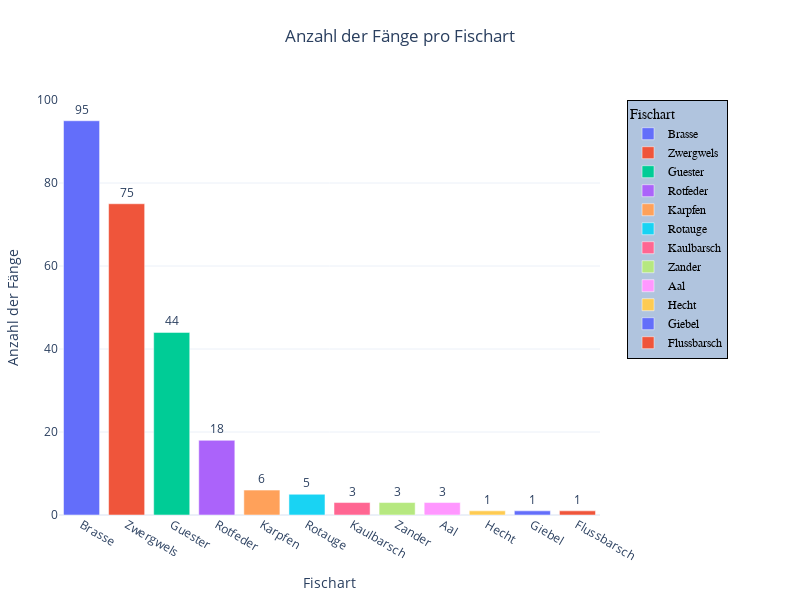

The notebook cell this image was saved under:
### Markdown cell above
## Wie viele Fische wurden pro Art gefangen?

### Code cell
type_counts_df = df['type'].value_counts().reset_index()
type_counts_df.columns = ['type', 'anzahl_fänge']


fig = px.bar(
    type_counts_df,
    x='type',
    y='anzahl_fänge',
    color='type',  
    title='Anzahl der Fänge pro Fischart',
    labels={
        'type': 'Fischart',
        'anzahl_fänge': 'Anzahl der Fänge'
    },
    text='anzahl_fänge'  
)

fig.update_layout(
    xaxis_title='Fischart',
    yaxis_title='Anzahl der Fänge',
    legend_title='Fischart',
    template='plotly_white', 
    title={
        'text': "Anzahl der Fänge pro Fischart",
        'y':0.95,
        'x':0.5,
        'xanchor': 'center',
        'yanchor': 'top'
    },
    width=800,
    height=600,
    margin=dict(l=50, r=200, t=100, b=50) 
)

fig.update_traces(texttemplate='%{text}', textposition='outside')

fig.update_layout(
    legend=dict(
        x=1.05,
        y=1,
        traceorder='normal',
        font=dict(
            family='sans-serif',
            size=12,
            color='black'
        ),
        bgcolor='LightSteelBlue',
        bordercolor='Black',
        borderwidth=1
    )
)

fig.show()

### Figure 1 — Plotly figure (JSON) as saved in the notebook; plotly's stock layout.template omitted (floating-point values rounded to 4 significant figures)
{"data": [{"alignmentgroup": "True", "hovertemplate": "Fischart=%{x}<br>Anzahl der Fänge=%{text}<extra></extra>", "legendgroup": "Brasse", "marker": {"color": "#636efa", "pattern": {"shape": ""}}, "name": "Brasse", "offsetgroup": "Brasse", "orientation": "v", "showlegend": true, "text": [95], "textposition": "outside", "texttemplate": "%{text}", "type": "bar", "x": ["Brasse"], "xaxis": "x", "y": [95], "yaxis": "y"}, {"alignmentgroup": "True", "hovertemplate": "Fischart=%{x}<br>Anzahl der Fänge=%{text}<extra></extra>", "legendgroup": "Zwergwels", "marker": {"color": "#EF553B", "pattern": {"shape": ""}}, "name": "Zwergwels", "offsetgroup": "Zwergwels", "orientation": "v", "showlegend": true, "text": [75], "textposition": "outside", "texttemplate": "%{text}", "type": "bar", "x": ["Zwergwels"], "xaxis": "x", "y": [75], "yaxis": "y"}, {"alignmentgroup": "True", "hovertemplate": "Fischart=%{x}<br>Anzahl der Fänge=%{text}<extra></extra>", "legendgroup": "Guester", "marker": {"color": "#00cc96", "pattern": {"shape": ""}}, "name": "Guester", "offsetgroup": "Guester", "orientation": "v", "showlegend": true, "text": [44], "textposition": "outside", "texttemplate": "%{text}", "type": "bar", "x": ["Guester"], "xaxis": "x", "y": [44], "yaxis": "y"}, {"alignmentgroup": "True", "hovertemplate": "Fischart=%{x}<br>Anzahl der Fänge=%{text}<extra></extra>", "legendgroup": "Rotfeder", "marker": {"color": "#ab63fa", "pattern": {"shape": ""}}, "name": "Rotfeder", "offsetgroup": "Rotfeder", "orientation": "v", "showlegend": true, "text": [18], "textposition": "outside", "texttemplate": "%{text}", "type": "bar", "x": ["Rotfeder"], "xaxis": "x", "y": [18], "yaxis": "y"}, {"alignmentgroup": "True", "hovertemplate": "Fischart=%{x}<br>Anzahl der Fänge=%{text}<extra></extra>", "legendgroup": "Karpfen", "marker": {"color": "#FFA15A", "pattern": {"shape": ""}}, "name": "Karpfen", "offsetgroup": "Karpfen", "orientation": "v", "showlegend": true, "text": [6], "textposition": "outside", "texttemplate": "%{text}", "type": "bar", "x": ["Karpfen"], "xaxis": "x", "y": [6], "yaxis": "y"}, {"alignmentgroup": "True", "hovertemplate": "Fischart=%{x}<br>Anzahl der Fänge=%{text}<extra></extra>", "legendgroup": "Rotauge", "marker": {"color": "#19d3f3", "pattern": {"shape": ""}}, "name": "Rotauge", "offsetgroup": "Rotauge", "orientation": "v", "showlegend": true, "text": [5], "textposition": "outside", "texttemplate": "%{text}", "type": "bar", "x": ["Rotauge"], "xaxis": "x", "y": [5], "yaxis": "y"}, {"alignmentgroup": "True", "hovertemplate": "Fischart=%{x}<br>Anzahl der Fänge=%{text}<extra></extra>", "legendgroup": "Kaulbarsch", "marker": {"color": "#FF6692", "pattern": {"shape": ""}}, "name": "Kaulbarsch", "offsetgroup": "Kaulbarsch", "orientation": "v", "showlegend": true, "text": [3], "textposition": "outside", "texttemplate": "%{text}", "type": "bar", "x": ["Kaulbarsch"], "xaxis": "x", "y": [3], "yaxis": "y"}, {"alignmentgroup": "True", "hovertemplate": "Fischart=%{x}<br>Anzahl der Fänge=%{text}<extra></extra>", "legendgroup": "Zander", "marker": {"color": "#B6E880", "pattern": {"shape": ""}}, "name": "Zander", "offsetgroup": "Zander", "orientation": "v", "showlegend": true, "text": [3], "textposition": "outside", "texttemplate": "%{text}", "type": "bar", "x": ["Zander"], "xaxis": "x", "y": [3], "yaxis": "y"}, {"alignmentgroup": "True", "hovertemplate": "Fischart=%{x}<br>Anzahl der Fänge=%{text}<extra></extra>", "legendgroup": "Aal", "marker": {"color": "#FF97FF", "pattern": {"shape": ""}}, "name": "Aal", "offsetgroup": "Aal", "orientation": "v", "showlegend": true, "text": [3], "textposition": "outside", "texttemplate": "%{text}", "type": "bar", "x": ["Aal"], "xaxis": "x", "y": [3], "yaxis": "y"}, {"alignmentgroup": "True", "hovertemplate": "Fischart=%{x}<br>Anzahl der Fänge=%{text}<extra></extra>", "legendgroup": "Hecht", "marker": {"color": "#FECB52", "pattern": {"shape": ""}}, "name": "Hecht", "offsetgroup": "Hecht", "orientation": "v", "showlegend": true, "text": [1], "textposition": "outside", "texttemplate": "%{text}", "type": "bar", "x": ["Hecht"], "xaxis": "x", "y": [1], "yaxis": "y"}, {"alignmentgroup": "True", "hovertemplate": "Fischart=%{x}<br>Anzahl der Fänge=%{text}<extra></extra>", "legendgroup": "Giebel", "marker": {"color": "#636efa", "pattern": {"shape": ""}}, "name": "Giebel", "offsetgroup": "Giebel", "orientation": "v", "showlegend": true, "text": [1], "textposition": "outside", "texttemplate": "%{text}", "type": "bar", "x": ["Giebel"], "xaxis": "x", "y": [1], "yaxis": "y"}, {"alignmentgroup": "True", "hovertemplate": "Fischart=%{x}<br>Anzahl der Fänge=%{text}<extra></extra>", "legendgroup": "Flussbarsch", "marker": {"color": "#EF553B", "pattern": {"shape": ""}}, "name": "Flussbarsch", "offsetgroup": "Flussbarsch", "orientation": "v", "showlegend": true, "text": [1], "textposition": "outside", "texttemplate": "%{text}", "type": "bar", "x": ["Flussbarsch"], "xaxis": "x", "y": [1], "yaxis": "y"}], "layout": {"barmode": "relative", "height": 600, "legend": {"bgcolor": "LightSteelBlue", "bordercolor": "Black", "borderwidth": 1, "font": {"color": "black", "family": "sans-serif", "size": 12}, "title": {"text": "Fischart"}, "tracegroupgap": 0, "traceorder": "normal", "x": 1.05, "y": 1}, "margin": {"b": 50, "l": 50, "r": 200, "t": 100}, "title": {"text": "Anzahl der Fänge pro Fischart", "x": 0.5, "xanchor": "center", "y": 0.95, "yanchor": "top"}, "width": 800, "xaxis": {"anchor": "y", "categoryarray": ["Brasse", "Zwergwels", "Guester", "Rotfeder", "Karpfen", "Rotauge", "Kaulbarsch", "Zander", "Aal", "Hecht", "Giebel", "Flussbarsch"], "categoryorder": "array", "domain": [0, 1], "title": {"text": "Fischart"}}, "yaxis": {"anchor": "x", "domain": [0, 1], "title": {"text": "Anzahl der Fänge"}}}}
